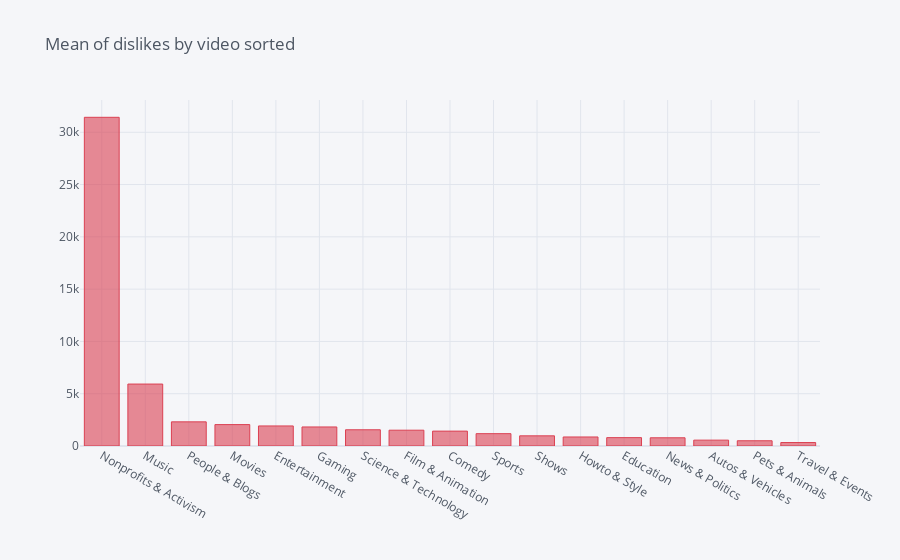

This figure's notebook cell:
### Code cell
configure_plotly_browser_state()
df4 = pd.DataFrame({'Category':x_2_2,'Values':getdislikes.values})
dislikes = df4.iplot(kind='bar',x='Category',y='Values', color = "red", title = 'Mean of dislikes by video sorted')

### Figure 1 — Plotly figure (JSON) as saved in the notebook; plotly's stock layout.template omitted (floating-point values rounded to 4 significant figures)
{"data": [{"marker": {"color": "rgba(219, 64, 82, 0.6)", "line": {"color": "rgba(219, 64, 82, 1.0)", "width": 1}}, "name": "Values", "orientation": "v", "text": "", "x": ["Nonprofits & Activism", "Music", "People & Blogs", "Movies", "Entertainment", "Gaming", "Science & Technology", "Film & Animation", "Comedy", "Sports", "Shows", "Howto & Style", "Education", "News & Politics", "Autos & Vehicles", "Pets & Animals", "Travel & Events"], "y": [31430.0, 5923.0, 2310.0, 2047.0, 1917.0, 1821.0, 1551.0, 1510.0, 1424.0, 1179.0, 971.3, 862.2, 800.7, 784.8, 560.3, 501.4, 331.3], "type": "bar"}], "layout": {"legend": {"bgcolor": "#F5F6F9", "font": {"color": "#4D5663"}}, "paper_bgcolor": "#F5F6F9", "plot_bgcolor": "#F5F6F9", "title": {"font": {"color": "#4D5663"}, "text": "Mean of dislikes by video sorted"}, "xaxis": {"gridcolor": "#E1E5ED", "showgrid": true, "tickfont": {"color": "#4D5663"}, "title": {"font": {"color": "#4D5663"}, "text": ""}, "zerolinecolor": "#E1E5ED"}, "yaxis": {"gridcolor": "#E1E5ED", "showgrid": true, "tickfont": {"color": "#4D5663"}, "title": {"font": {"color": "#4D5663"}, "text": ""}, "zerolinecolor": "#E1E5ED"}}}
